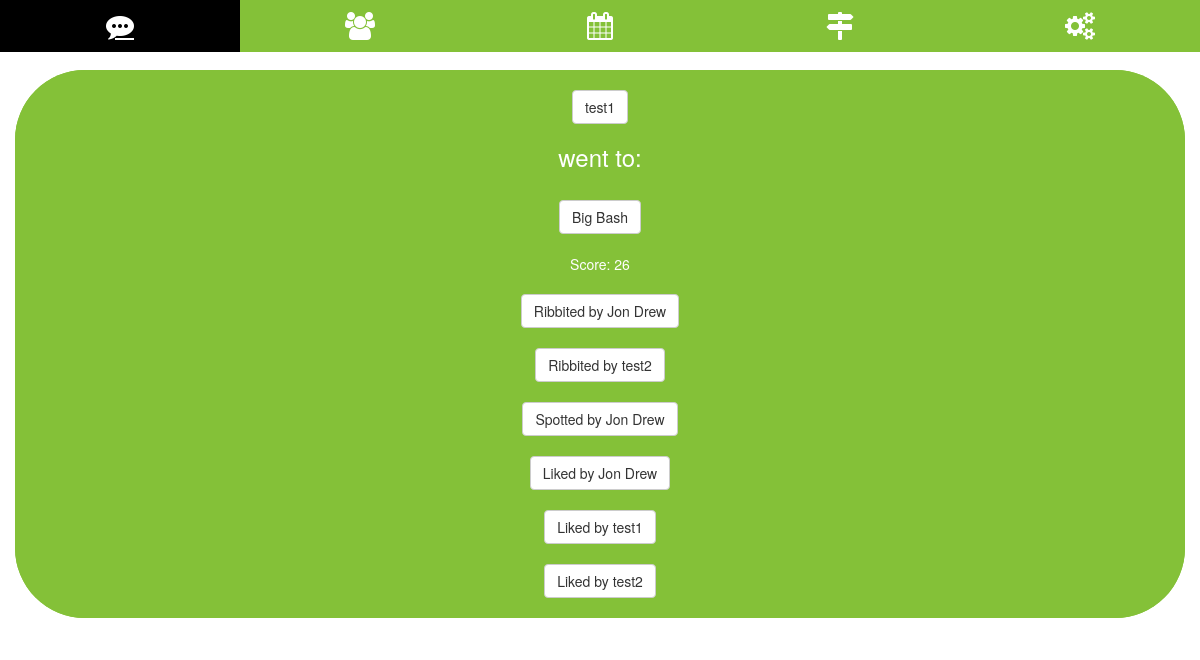
Screenshot of /ribbits/test1_big-bash_swr8rjpfb4/ (signed in) with the database file from the repository.
### ribbits/models.py (models this page shows, shortened)
class Ribbit(models.Model):
    sent_by         = models.ForeignKey('hoppers.Hopper', on_delete=models.CASCADE, related_name='sender', null=True)
    event           = models.ForeignKey('events.Event', on_delete=models.CASCADE)
    likes           = models.ManyToManyField('hoppers.Hopper', related_name='likes')
    spots           = models.ManyToManyField('hoppers.Hopper', related_name='spots')
    sent_to         = models.ManyToManyField('hoppers.Hopper', related_name='sent_to')
    slug            = models.SlugField(null=True, unique=True, editable=False)
    created_at      = models.DateTimeField(default=timezone.now)
    deleted_at      = models.DateTimeField(null=True)
    class Meta:
        unique_together = (('sent_by', 'event'),)
        ordering = ['-created_at']
    def get_likes_list(self):
        likes_list = self.likes.all()
        return Hopper.objects.filter(id__in=likes_list)
    def get_spots_list(self):
        spots_list = self.spots.all()
        return Hopper.objects.filter(id__in=spots_list)
    def get_ribbits_list(self):
        ribbits_list = self.sent_to.all()
        return Hopper.objects.filter(id__in=ribbits_list)
    def get_ribbit_score(self):
        score = 0
        score += self.likes.all().count() * 1
        score += self.spots.all().count() * 3
        score += self.sent_to.all().count() * 10
        return score

### hoppers/models.py (models this page shows, shortened)
class Hopper(models.Model):
    user            = models.OneToOneField(User, null=True, on_delete=models.SET_NULL)
    listens_to      = models.ManyToManyField('self', through='Pair', symmetrical=False)
    anonymous       = models.BooleanField(default=True)
    email           = models.EmailField(null=True, max_length=100)
    name            = models.CharField(null=True, max_length=100)
    birth_date      = models.DateField(null=True, blank=True)
    includes        = models.TextField(null=True, blank=True)
    excludes        = models.TextField(null=True, blank=True)
    slug            = models.SlugField(null=True, blank=True, unique=True, editable=False)
    created_at      = models.DateTimeField(default=timezone.now)
    image           = models.ImageField(null=True, blank=True)
    def __str__(self):
        if self.anonymous:
            return str(self.user.username)
        else:
            return str(self.name)
    def get_absolute_url(self):
        return reverse('hoppers:read', kwargs={'slug': self.slug})

### events/models.py (models this page shows, shortened)
class Event(models.Model):
    created_by      = models.ForeignKey('hoppers.Hopper', null=True, on_delete=models.SET_NULL)
    attending       = models.ManyToManyField('hoppers.Hopper', related_name='attending')
    start           = models.DateTimeField(default=default_start)
    end             = models.DateTimeField(default=default_end)
    pad             = models.ForeignKey('pads.Pad', null=True, blank=True, on_delete=models.CASCADE)
    title           = models.CharField(max_length=20)
    text            = models.TextField(null=True, blank=True)
    private         = models.BooleanField(default=True)
    active          = models.BooleanField(default=True)
    slug            = models.SlugField(null=True, unique=True, editable=False)
    created_at      = models.DateTimeField(default=timezone.now)
    deleted_at      = models.DateTimeField(null=True, blank=True)
    class Meta:
        ordering = ['start']
    def __str__(self):
        return str(self.title)
    def get_absolute_url(self):
        return reverse('events:read', kwargs={'slug': self.slug})
    def started(self):
        if self.start <= timezone.now():
            return True
        return False

### ribbits/views.py (the view)
# urls.py: url(r'^(?P<slug>[\w-]+)/$', RibbitDetailSlugView.as_view(), name='read'),
class RibbitDetailSlugView(DetailView):
    template_name = 'ribbits/detail.html'
    def get_object(self, *args, **kwargs):
        request = self.request
        slug = self.kwargs.get('slug')
        try:
            if request.user.is_authenticated:
                instance = Ribbit.objects.get(slug=slug)
            else:
                return redirect('login')
        except Ribbit.DoesNotExist:
            raise Http404('Ribbit does not exist')
        except Ribbit.MultipleObjectsReturned:
            qs = Ribbit.objects.filter(slug=slug)
            instance = qs.first()
        except:
            raise Http404('Error in slug view')
        return instance

### ribbits/templates/ribbits/detail.html (shortened to what this page needs)
{% extends "base.html" %}
{% block content %}
  <div class="card">
    <div class="card text-center">
      <div class="card-body">
        <a href="{{ object.sent_by.get_absolute_url }}" class="btn btn-default"
          <span class="badge">{{ object.sent_by }}</span>
        </a>
        <h3>
          {% if object.event.started %}
            went to:
          {% else %}
            is going to:
          {% endif %}
        </h3>
        <a href="{{ object.event.get_absolute_url }}" class="btn btn-default"
          <span class="badge">{{ object.event }}</span>
        </a>
      </div>
      Score: {{ object.get_ribbit_score }}
      {% for hopper in object.get_ribbits_list %}
        <a href="{{ hopper.get_absolute_url }}" class="btn btn-default"
          <span class="badge">Ribbited by {{ hopper }}</span>
        </a>
      {% endfor %}
      {% for hopper in object.get_spots_list %}
        <a href="{{ hopper.get_absolute_url }}" class="btn btn-default"
          <span class="badge">Spotted by {{ hopper }}</span>
        </a>
      {% endfor %}
      {% for hopper in object.get_likes_list %}
        <a href="{{ hopper.get_absolute_url }}" class="btn btn-default"
          <span class="badge">Liked by {{ hopper }}</span>
        </a>
      {% endfor %}
    </div>
  </div>
{% endblock %}

### static_project/css/main.css (style rules this page uses)
body { padding-top: 5em; }
.card { background-color: rgb(132, 193, 56); border-radius: 5em; color: white; margin-bottom: 1em; }

### rows the page displays
Ribbit: sent_by "test1", event "Big Bash", get_ribbit_score "26"
Hopper: anonymous+name "Jon Drew"
Hopper: anonymous+user "test2"
Hopper: anonymous+name "test1"
